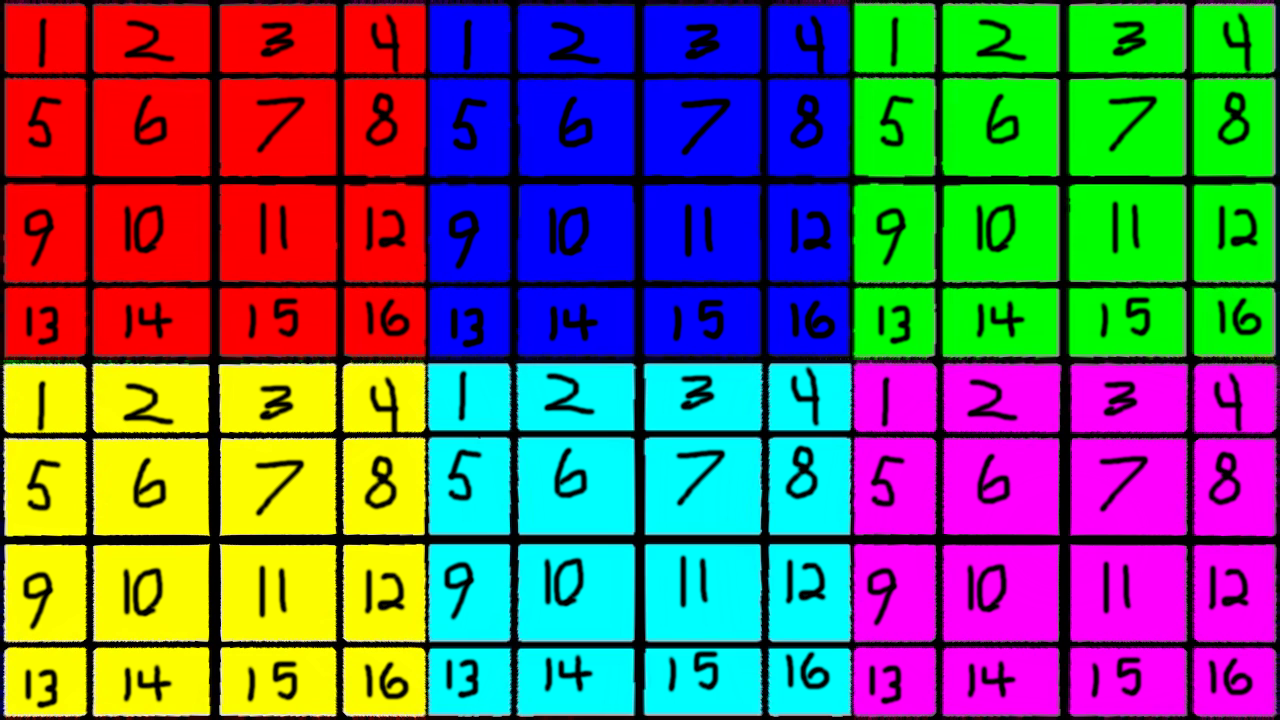
#> input picture YouTube_VR_Equirectangular/input.png, 1280 x 720 px
$ python main.py
#> lines starting #> are read from the running program, lines starting #| are printed output that depends on the picture
# This is a simple program to convert YouTube 360 videos
# into Equirectangular 360 Videos

# Original Author: Matthew Reed

import numpy as np
import cv2

"""
 - Map coordinates of "dst" onto "src"

 - Takes 2D array of (x,y) coordinates along with the
   shape of the source image.

 - Returns 2D array of (x,y) coordinates that fit within
   the source image dimensions
"""
def map_points(coords, shape):
    # Don't want to edit external things accidentally
    new = coords.copy().astype(float)

    # This may be backwards to what one would think,
    # but I want all pixels on the output to map to
    # at least one pixel on the source. To do this,
    # I work backwards with the coordinates (as if
    # I was converting a 360 image into YouTube's format)

    # Find 2D polar coordinates of equirectangular projection
    new = equirect_to_polar2d(new)

    # Find 3D polar coordinates that shoot through the
    # points and intersect with a unit cube
    new = polar2d_to_polar3d(new)

    # Polar to cartesian coordinates
    new = polar3d_to_cart3d(new)

    # Map each side of the unit cube to a cubemap
    new = cart3d_to_cubemap(new)

    # Adjust for the arctan() that YouTube does
    new = reverse_youtube_cubemap(new)

    # Map everything to the dimensions of the
    # source image
    new = fit_to_src(new, shape)

    return new


"""
 - Map equirectangular coordinates

 - Takes 2D array of (x,y) coordinates of any bound.

 - Returns 2D array of (longitude, latitude) coordinates
   between [0, 2pi] and [0, pi] respectively.
"""
def equirect_to_polar2d(coords):
    new = coords.copy()

    # Easy conversion from equirectangular coordinates.
    # Get latitude and longitude.
    new[:,0] = np.interp(new[:,0], (coords[:,0].min(), new[:,0].max()), (0, 2*np.pi))
    new[:,1] = np.interp(new[:,1], (coords[:,1].min(), new[:,1].max()), (0, np.pi))

    return new


"""
 - Map 2D (longitude, latitude) to 3D polar coordinates

 - Takes 2D array of (longitude, latitude) coordinates
   between [0, 2pi] and [0, pi] respectively

 - Returns 2D array of 3D polar (r, theta, phi) coordinates
   with bounds >2, [0, 2pi], and [0, pi] respectively. Each
   point should exist on the cube bounding cartesian
   [-1, -1, -1] to [1, 1, 1].
"""
def polar2d_to_polar3d(coords):
    new = np.zeros((coords.shape[0], 3), dtype=float)
    new[:,1:] = coords

    # Find the shortest length from the origin for a ray
    # through the given coordinates to intersect with a
    # plane on the unit cube.
    with np.errstate(divide='ignore'): # [1]
        x_dist = np.abs(1 / (np.sin(coords[:,1]) * np.cos(coords[:,0])))
        y_dist = np.abs(1 / (np.sin(coords[:,1]) * np.sin(coords[:,0])))
        z_dist = np.abs(1 / np.cos(coords[:,1]))

        new[:, 0] = np.amin([x_dist, y_dist, z_dist], axis=0)

    return new


"""
 - Convert polar coordinates to cartesian coordinates

 - Takes 2D array of 3D polar (r, theta, phi) coordinates
   with bounds none, [0, 2pi], and [0, pi] respectively

 - Returns 2D array of 3D cartesian (x, y, z) coordinates
"""
def polar3d_to_cart3d(coords):
    new = coords.copy()

    # For some reason, the cube's normals were flipped, so
    # I multiplied each coordinate by -1.
    new[:,0] = -coords[:,0] * np.sin(coords[:,2]) * np.cos(coords[:,1])
    new[:,1] = -coords[:,0] * np.sin(coords[:,2]) * np.sin(coords[:,1])
    new[:,2] = -coords[:,0] * np.cos(coords[:,2])

    return new


"""
 - Map faces of cube cartesian

 - Takes 2D array of 3D cartesian (x, y, z) coordinates
   that reside on the cube spanning [-1, -1, -1] to
   [1, 1, 1]

 - Returns 2D array of 2D cartesian (x, y) coordinates
   with bounds [0, 3] and [0, 2] respectively
"""
def cart3d_to_cubemap(coords):
    new = np.zeros((coords.shape[0], 5), dtype=float)
    new[:,2:] = coords

    # This accounts for any floating-point errors
    tolerance = 0.000001

    # Map from [-1,1] to [0,1]
    new = (new + 1) / 2

    # For each face on the cube, map it to the
    # correct part of the image with the correct
    # orientation.
    section = np.where(new[:,3] <= tolerance)
    new[section,0] = new[section,2]
    new[section,1] = new[section,4]

    section = np.where(new[:,2] >= 1 - tolerance)
    new[section,0] = new[section,3] + 1
    new[section,1] = new[section,4]

    section = np.where(new[:,3] >= 1 - tolerance)
    new[section,0] = 1 - new[section,2] + 2
    new[section,1] = new[section,4]

    section = np.where(new[:,4] >= 1 - tolerance)
    new[section,0] = 1 - new[section,2]
    new[section,1] = 1 - new[section,3] + 1

    section = np.where(new[:,2] <= tolerance)
    new[section,0] = 1 - new[section,4] + 1
    new[section,1] = 1 - new[section,3] + 1

    section = np.where(new[:,4] <= tolerance)
    new[section,0] = new[section,2] + 2
    new[section,1] = 1 - new[section,3] + 1

    return new[:,:2]


"""
 - Fix YouTube's adjustments to a cubemap

 - Takes 2D array of 2D cartesian (x, y) coordinates
   where each value between [i, i+1] point to the same
   side of the mapped cube.

 - Returns 2D array of 2D cartesian (x, y) coordinates
   with same bounds as input.
"""
def reverse_youtube_cubemap(coords):
    new = coords.copy()

    # Make each face into squares of [-1,1]
    new = new - np.floor(new)
    new = (new - 0.5) * 2
    new = np.interp(new, (new.min(), new.max()), (-1, 1))

    # Counteract YouTube's arctan()
    new = np.arctan(new)

    # Re-map the faces to the correct place
    # on the image
    new = np.interp(new, (new.min(), new.max()), (0, 1))
    new = np.floor(coords) + new

    return new


"""
 - Map coordinates between the bounds of the source image

 - Takes 2D array of 2D cartesian (x, y) coordinates
   that map to a generic YouTube 3x2 layout

 - Returns 2D array of 2D cartesian (x, y) coordinates
   with the same bounds as the source image
"""
def fit_to_src(coords, shape):
    new = coords.copy()

    # Fit the coordinates onto the bounds
    # of the source image
    new[:,0] = np.interp(new[:,0], (new[:,0].min(), new[:,0].max()), (0, shape[1] - 1))
    new[:,1] = np.interp(new[:,1], (new[:,1].min(), new[:,1].max()), (0, shape[0] - 1))

    return new

"""
MAIN
"""
def main():
    src = cv2.imread('input.png')
#> src is the input picture: shape (720, 1280, 3); mean B, G, R 102.3, 101, 102.5
    dst = np.zeros((720, 1280, 3), dtype=np.uint8)

    dst_shape = dst.shape
    src_shape = src.shape
#> src_shape = (720, 1280, 3)

    # Generate a list of (x, y) coords
    coords_dst = np.indices((dst_shape[1], dst_shape[0])).swapaxes(0,2).swapaxes(0,1).reshape((-1, 2)) # [2]

    # Map each (x, y) coordinate to (x, y) coordinates
    # on the source image.
    coords_src = map_points(coords_dst, src_shape).astype(int)

    # Translate (x, y) coords to indeces
    points_src = (coords_src[:,1]*src_shape[1] + coords_src[:,0]) * 3
    points_src = np.transpose([points_src] * 3) # [3]
    points_src[:,1] = points_src[:,1] + 1
    points_src[:,2] = points_src[:,2] + 2

    points_dst = (coords_dst[:,1]*dst_shape[1] + coords_dst[:,0]) * 3
    points_dst = np.transpose([points_dst] * 3) # [3]
    points_dst[:,1] = points_dst[:,1] + 1
    points_dst[:,2] = points_dst[:,2] + 2

    # Apply the indeces
    dst = dst.flatten()
    dst[points_dst] = src.flatten()[points_src]
    dst = dst.reshape(dst_shape)

    # Display the final result
    cv2.imshow('dst', dst)
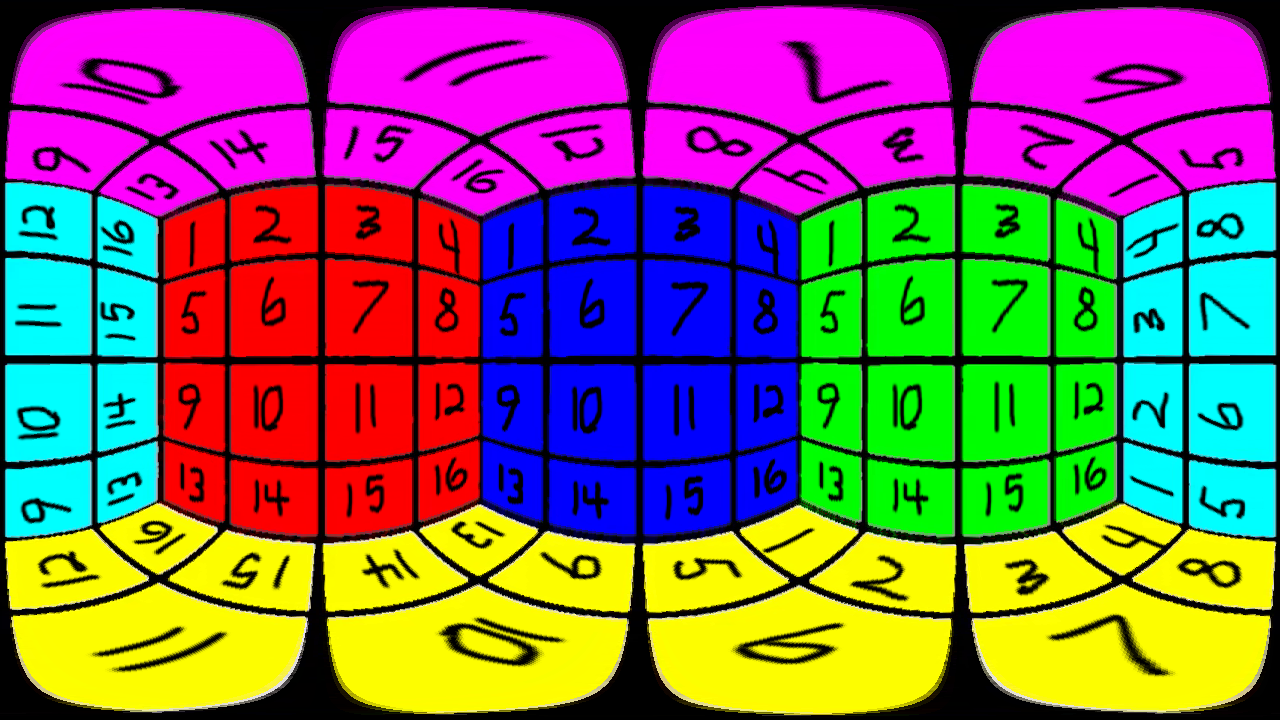
#> window 'dst': shape (720, 1280, 3); mean B, G, R 99.6, 98.2, 126.2
    cv2.waitKey(0)

if __name__ == "__main__":
    main()

# Sources
# [1] https://stackoverflow.com/questions/29950557/ignore-divide-by-0-warning-in-numpy
# [2] https://stackoverflow.com/questions/18359671/fastest-method-to-create-2d-numpy-array-whose-elements-are-in-range
# [3] https://www.kite.com/python/answers/how-to-repeat-an-array-as-a-row-or-column-using-numpy-in-python
